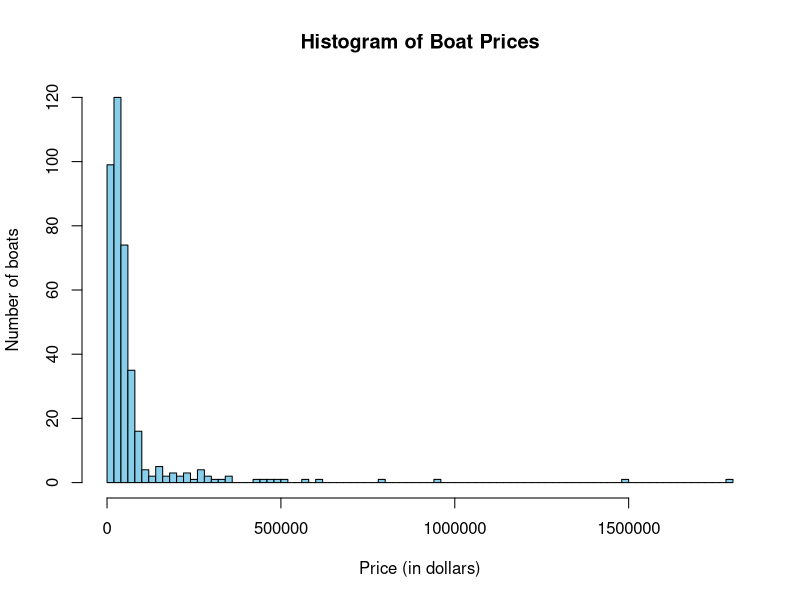
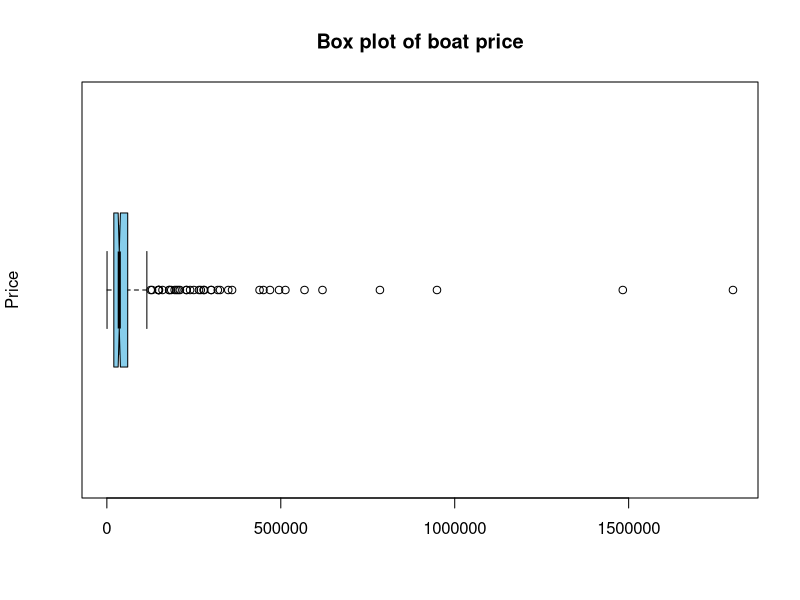
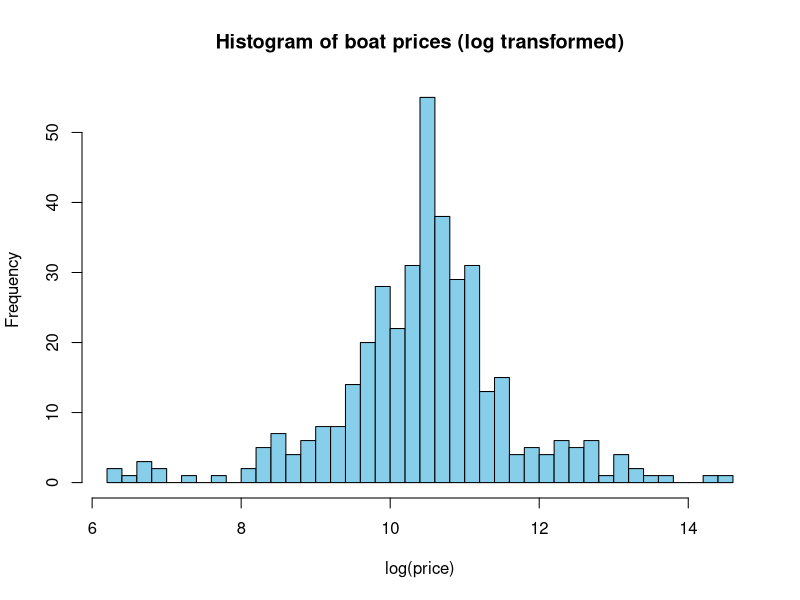
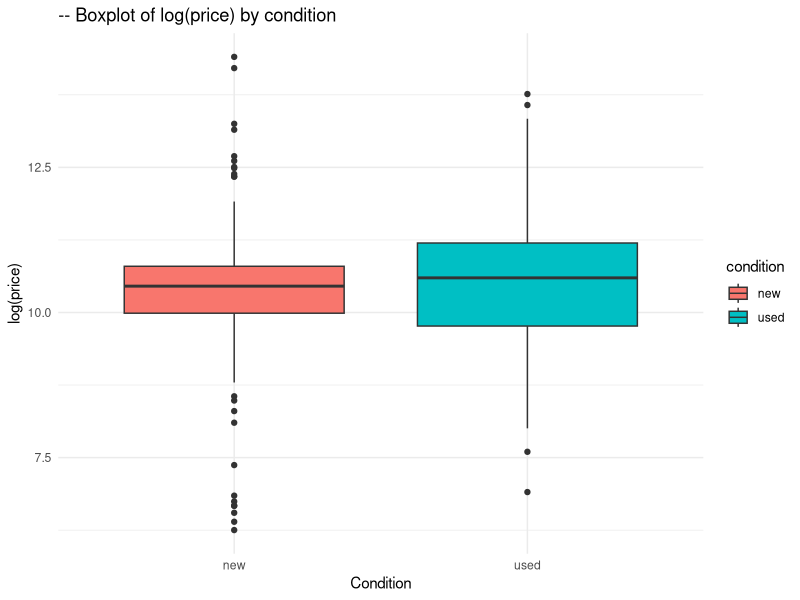
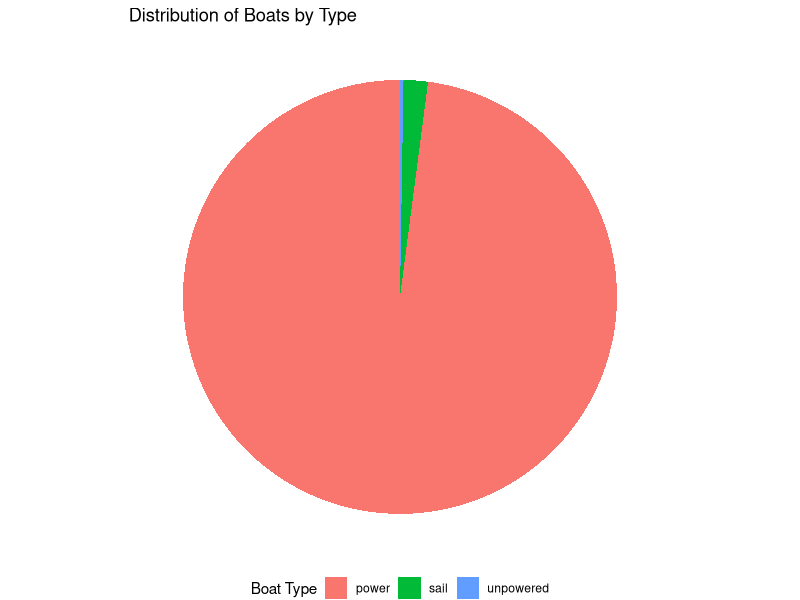
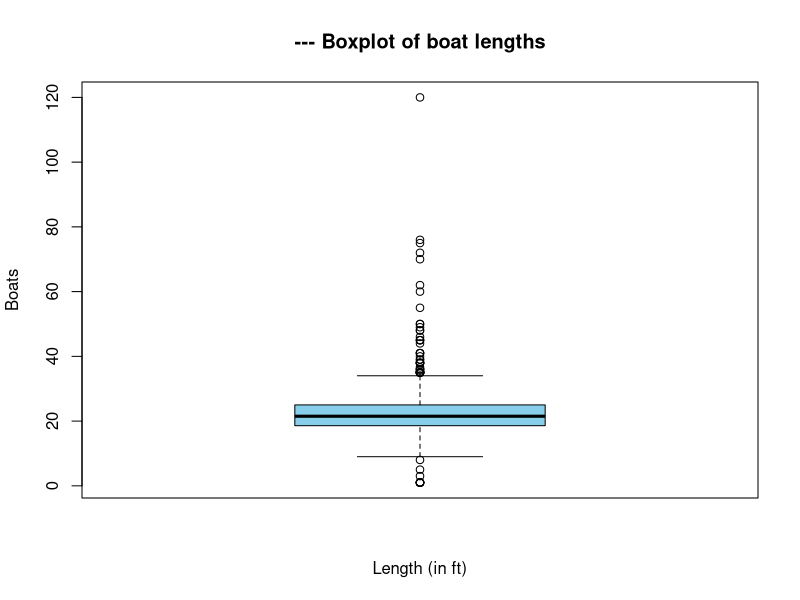
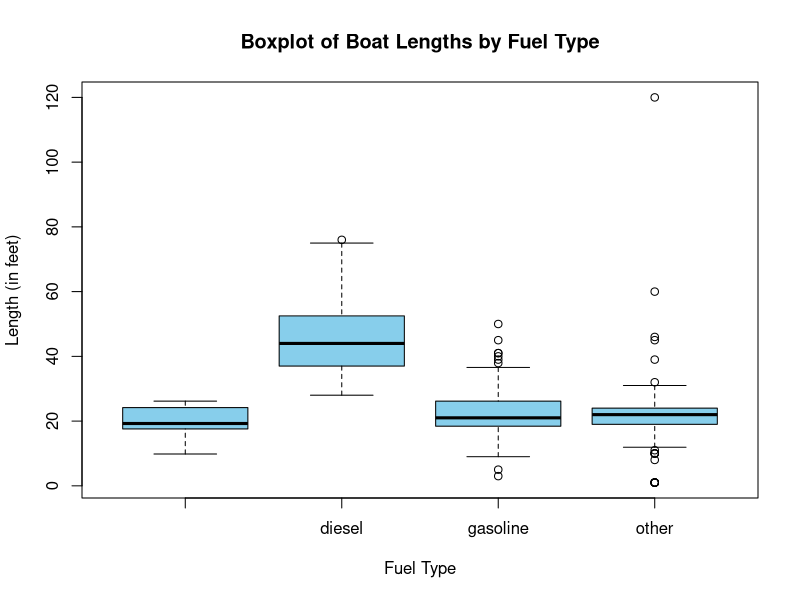
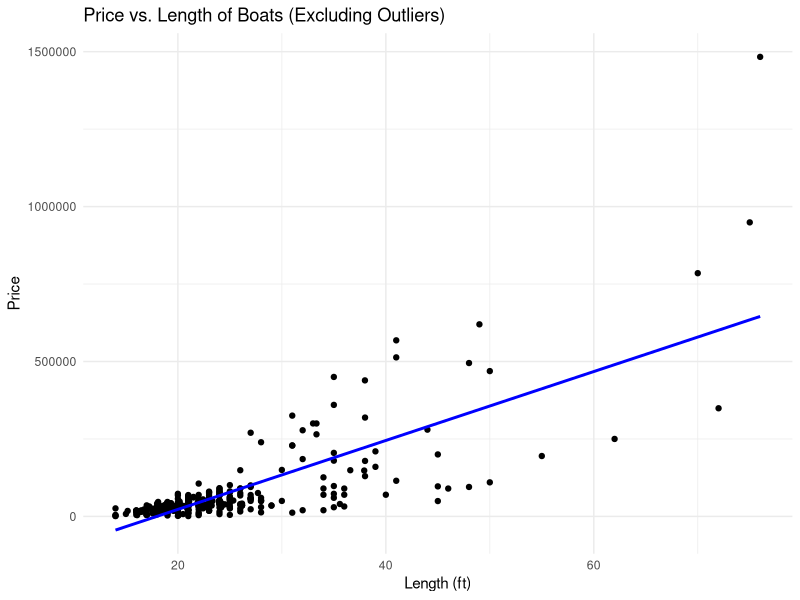

R code for these plots, in order:
## ---- chunk 1
library(ggplot2)

boats <- read.csv("boats.csv")
## ---- chunk 2
# boats_prices: contains prices as numeric values without NA values
boats_prices <- na.omit(as.numeric(boats$price))

# Histogram generation
hist(boats_prices,
     main = "Histogram of Boat Prices", 
     xlab = "Price (in dollars)", 
     ylab = "Number of boats",
     col = "skyblue",
     border = "black",
     breaks = 100)  # 100 bars, adjustable
## ---- chunk 3
boxplot(boats_prices,
  main = "Box plot of boat price",
  ylab = "Price",
  col = "skyblue",
  border = "black",
  horizontal = TRUE,
  notch = TRUE)
## ---- chunk 4
library(kableExtra)

summary <- data.frame(
  Minimum = min(boats_prices),
  FirstQuartile = quantile(boats_prices, 0.25),
  Median = median(boats_prices),
  ThirdQuartile = quantile(boats_prices, 0.75),
  Maximum = max(boats_prices)
)

rownames(summary) <- NULL

summary_table <- kable(summary, caption = "The 5 number summary of boat prices") %>%
  kable_styling(full_width = FALSE)
  add_header_above(c(" " = 1, "Boat Prices" = 5))

summary_table
## ---- chunk 5
# Calculate the standard deviation of boat prices
prices_sd <- sd(boats_prices)
prices_sd

prices_mean <- mean(boats_prices)
prices_mean

Q1 <- quantile(boats_prices, 0.25)
Q3 <- quantile(boats_prices, 0.75)

IQR <- Q3 - Q1

IQR
## ---- chunk 6
# Log transformation of boat prices
boats_prices_log <- log(boats_prices)

hist(boats_prices_log, 
     main = "Histogram of boat prices (log transformed)", 
     xlab = "log(price)", 
     ylab = "Frequency",
     col = "skyblue",
     border = "black",
     breaks = 50)
## ---- chunk 7
boats$log_price <- log(boats$price)

ggplot(boats, aes(x = condition, y = log_price, fill = condition)) +
  geom_boxplot() +
  labs(title = "-- Boxplot of log(price) by condition",
       x = "Condition",
       y = "log(price)") +
  theme_minimal()
## ---- chunk 8
library(dplyr)

# Without adding margins
contingency_table <- table(boats$type, boats$fuelType)


print(contingency_table)
## ---- chunk 9
# Adding margins
contingency_table_with_margins <- addmargins(contingency_table)

print(contingency_table_with_margins)
## ---- chunk 10
library(ggplot2)

boat_counts <- table(boats$type)

pie_data <- data.frame(type = names(boat_counts), count = as.numeric(boat_counts))

ggplot(pie_data, aes(x = "", y = count, fill = type)) +
  geom_bar(stat = "identity", width = 1) +
  coord_polar("y", start = 0) +
  labs(title = "Distribution of Boats by Type", fill = "Boat Type") +
  theme_void() +
  theme(legend.position = "bottom")
## ---- chunk 11
# Frequencies to proportions
proportions_table <- prop.table(contingency_table_with_margins, margin = 2)

print(proportions_table)
## ---- chunk 12
boats_lengths <- na.omit(as.numeric(boats$length_ft))

summary2 <- data.frame(
  Minimum = min(boats_lengths),
  FirstQuartile = quantile(boats_lengths, 0.25),
  Median = median(boats_lengths),
  ThirdQuartile = quantile(boats_lengths, 0.75),
  Maximum = max(boats_lengths)
)

rownames(summary2) <- NULL

summary_table <- kable(summary2, caption = "The 5 number summary of boat prices") %>%
  kable_styling(full_width = FALSE)
  add_header_above(c(" " = 1, "Boat Prices" = 5))

summary_table
## ---- chunk 13
boats_lengths <- na.omit(as.numeric(boats$length_ft))

boxplot(boats_lengths,
        main = "--- Boxplot of boat lengths",
        xlab = "Length (in ft)",
        ylab = "Boats",
        col = "skyblue",
        border = "black")
## ---- chunk 14
Q1 <- summary2$FirstQuartile
Q3 <- summary2$ThirdQuartile
IQR <- Q3 - Q1

# Lower and upper fences
lower_bound <- Q1 - 1.5 * IQR
upper_bound <- Q3 + 1.5 * IQR

length_outliers <- boats_lengths[boats_lengths < lower_bound | boats_lengths > upper_bound]
print(length_outliers)
## ---- chunk 15
boxplot(length_ft ~ fuelType, 
        data = boats, 
        main = "Boxplot of Boat Lengths by Fuel Type",
        xlab = "Fuel Type",
        ylab = "Length (in feet)",
        col = "skyblue",
        border = "black")
## ---- chunk 16
boats_less_than_20ft <- boats[boats$length_ft < 20, ]

selected_boats <- boats_less_than_20ft[3:8, ]
print(selected_boats)
## ---- chunk 17
z_scores <- c(-2, -1, 0, 1, 2)

boat_table <- data.frame(matrix(NA, nrow = 6, ncol = length(z_scores)))
colnames(boat_table) <- z_scores

for (i in 1:6) {
  boat <- selected_boats[i, ]
  boat_table[i, ] <- boat$length_ft + z_scores
}

print(boat_table)
## ---- chunk 18
z_scores <- c(-2, -1, 0, 1, 2)

passenger_weight <- 70

max_passengers <- boat_table + z_scores * passenger_weight

print(max_passengers)
## ---- chunk 19
selected_boats$max_weight_capacity <- selected_boats$length_ft * selected_boats$beam_ft * 5

print(selected_boats$max_weight_capacity)
## ---- chunk 20
#outlier_details <- boats[outliers, c("id", "price", "length_ft")]

#kable(outlier_details, caption = "Details of outliers")
#model <- lm(price ~ length_ft, data = boats)

#residuals <- residuals(model)

#outlier_details <- which(abs(residuals) > 2 * sd(residuals))

#ggplot(boats, aes(x = length_ft, y = price)) +
#  geom_point() +
#  geom_smooth(method = "lm", se = FALSE, color = "brown") +
#  geom_text(data = outlier_details, aes(label = id), check_overlap = TRUE, vjust = -0.5, color = "red") +
#  labs(x = "Length (ft)", y = "Price", title = "Price and length of boats") +
#  theme_minimal()
## ---- chunk 21
library(ggplot2)

library(knitr)

#outlier_details <- boats[outliers, c("id", "price", "length_ft")]

#kable(outlier_details, caption = "Details of outliers")
## ---- chunk 22
num_boats_length_1ft <- sum(boats$length_ft < 13)

print(num_boats_length_1ft)
## ---- chunk 23
boats_filtered <- boats[!(boats$length_ft == 120 & boats$price == 4999) & !(boats$length_ft < 13) & !(boats$length_ft == 60), ]

ggplot(boats_filtered, aes(x = length_ft, y = price)) +
  geom_point() +
  geom_smooth(method = "lm", se = FALSE, color = "blue") +
  labs(x = "Length (ft)", y = "Price", title = "Price vs. Length of Boats (Excluding Outliers)") +
  theme_minimal()
## ---- chunk 24
correlation <- cor(boats_filtered$length_ft, boats_filtered$price)

print(correlation)
## ---- chunk 25

ggplot(boats_filtered, aes(x = length_ft, y = price, color = condition)) +
  geom_point() +
  geom_smooth(method = "lm", se = FALSE) +
  labs(x = "Length (ft)", y = "Price", color = "Condition", title = "Price vs. length of boats by condition") +
  theme_minimal()
## ---- chunk 26
library(ggplot2)

condition_counts <- table(boats$condition)
condition_df <- data.frame(Condition = names(condition_counts), Count = as.numeric(condition_counts))
ggplot(condition_df, aes(x = "", y = Count, fill = Condition)) +
  geom_bar(stat = "identity") +
  coord_polar("y", start = 0) +
  labs(title = "Distribution of Boats by Condition", fill = "Condition") +
  theme_void() +
  theme(legend.position = "bottom")
## ---- chunk 27
library(ggplot2)

manufacturer_counts <- table(boats_filtered$make)
manufacturer_counts_df <- as.data.frame(manufacturer_counts)
colnames(manufacturer_counts_df) <- c("Manufacturer", "Number of Boats")
manufacturer_counts_df <- manufacturer_counts_df[order(-manufacturer_counts_df$`Number of Boats`), ]

top_10_manufacturers <- head(manufacturer_counts_df, 10)

colors <- c("#FF9999", "#FFCC99", "#FFFF99", "#CCFF99", "#99FF99", "#99FFFF", "#9999FF", "#CC99FF", "#FF99FF", "#FF9999")

# BAR CHART CREATION
ggplot(top_10_manufacturers, aes(x = reorder(Manufacturer, -`Number of Boats`), y = `Number of Boats`, fill = Manufacturer)) +
  geom_bar(stat = "identity") +
  scale_fill_manual(values = colors) +
  labs(title = "Top 10 Manufacturers by Number of Boats", x = "Manufacturer", y = "Number of Boats") +
  theme_minimal() +
  theme(axis.text.x = element_text(angle = 45, hjust = 1),
        panel.grid.major.x = element_blank(),
        legend.position = "none")
